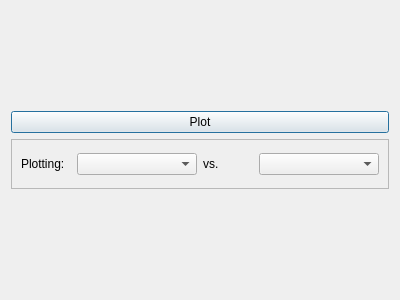
<?xml version="1.0" encoding="UTF-8"?>
<ui version="4.0">
 <class>Dialog</class>
 <widget class="QDialog" name="Dialog">
  <property name="geometry">
   <rect>
    <x>0</x>
    <y>0</y>
    <width>400</width>
    <height>300</height>
   </rect>
  </property>
  <property name="windowTitle">
   <string>Dialog</string>
  </property>
  <layout class="QVBoxLayout" name="verticalLayout">
   <item>
    <widget class="MplCanvas" name="avsbCanvasWidget" native="true"/>
   </item>
   <item>
    <widget class="QPushButton" name="avsbPlotButton">
     <property name="text">
      <string>Plot</string>
     </property>
    </widget>
   </item>
   <item>
    <widget class="QFrame" name="frame">
     <property name="maximumSize">
      <size>
       <width>16777215</width>
       <height>50</height>
      </size>
     </property>
     <property name="frameShape">
      <enum>QFrame::StyledPanel</enum>
     </property>
     <property name="frameShadow">
      <enum>QFrame::Raised</enum>
     </property>
     <layout class="QHBoxLayout" name="horizontalLayout">
      <item>
       <widget class="QLabel" name="label">
        <property name="maximumSize">
         <size>
          <width>50</width>
          <height>16777215</height>
         </size>
        </property>
        <property name="text">
         <string>Plotting:</string>
        </property>
       </widget>
      </item>
      <item>
       <widget class="QComboBox" name="AcomboBox"/>
      </item>
      <item>
       <widget class="QLabel" name="label_2">
        <property name="maximumSize">
         <size>
          <width>50</width>
          <height>16777215</height>
         </size>
        </property>
        <property name="text">
         <string>vs.</string>
        </property>
       </widget>
      </item>
      <item>
       <widget class="QComboBox" name="BcomboBox"/>
      </item>
     </layout>
    </widget>
   </item>
   <item>
    <widget class="StatesGrid" name="avsbStatesGrid" native="true"/>
   </item>
  </layout>
 </widget>
 <customwidgets>
  <customwidget>
   <class>StatesGrid</class>
   <extends>QWidget</extends>
   <header location="global">nomass.py</header>
   <container>1</container>
  </customwidget>
  <customwidget>
   <class>MplCanvas</class>
   <extends>QWidget</extends>
   <header location="global">canvas.py</header>
   <container>1</container>
  </customwidget>
 </customwidgets>
 <resources/>
 <connections/>
</ui>
